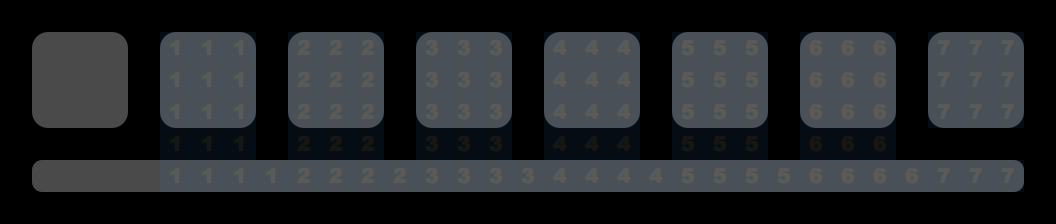

Tiled map render using the project's own tile images. Description and the map definition, with tile-layer contents summarised, below:
An orthogonal 33x7 tile map with 32x32 px tiles, 5 tile layers (grid, walls, blockrounded, cellrounded, ...) and 41 objects (32x falling, player, enemy, twostep, cloner, ...).

<map version="1.0" orientation="orthogonal" renderorder="right-down" width="33" height="7" tilewidth="32" tileheight="32" nextobjectid="123">
 <properties>
  <property name="_title" value="more levels..." />
  <property name="mode" value="standalone" />
  <property name="zone" value="7" />
 </properties>
 <tileset firstgid="1" name="cells" tilewidth="32" tileheight="32">
  <image source="../cells.png" trans="ff00ff" width="128" height="384" />
 </tileset>
 <layer name="grid" width="33" height="7">
  <data>[231 cells, 231 non-empty, 2 distinct tile ids]</data>
 </layer>
 <layer name="walls" width="33" height="7">
  <data>[231 cells, 0 non-empty, 0 distinct tile ids]</data>
 </layer>
 <layer name="blockrounded" width="33" height="7">
  <data>[231 cells, 0 non-empty, 0 distinct tile ids]</data>
 </layer>
 <layer name="cellrounded" width="33" height="7">
  <data>[231 cells, 34 non-empty, 6 distinct tile ids]</data>
 </layer>
 <layer name="zonemap" width="33" height="7" opacity="0.09">
  <data>[231 cells, 108 non-empty, 7 distinct tile ids]</data>
 </layer>
 <objectgroup name="players">
  <object id="71" type="player" x="46.3745" y="175.988" />
 </objectgroup>
 <objectgroup name="enemies">
  <object id="79" type="enemy" x="80.7955" y="79.4144" />
  <object id="80" type="twostep" x="209.24" y="79.4144" />
  <object id="81" type="cloner" x="336.993" y="82.1766" />
  <object id="82" type="monster" x="465.437" y="78.7238" />
  <object id="83" type="slider_updown" x="589.048" y="78.0333" />
  <object id="84" type="robot" x="720.254" y="80.105" />
  <object id="85" type="destroyer" x="848.698" y="80.105" />
 </objectgroup>
 <objectgroup name="items">
  <object id="118" type="goal" x="977.64" y="79.9739" />
 </objectgroup>
 <objectgroup name="powerups" />
 <objectgroup name="portals" />
 <objectgroup name="cells">
  <object id="87" type="falling" x="50.5957" y="48.9636" />
  <object id="88" type="falling" x="112.616" y="46.7874" />
  <object id="89" type="falling" x="48.4196" y="111.528" />
  <object id="90" type="falling" x="109.896" y="112.072" />
  <object id="91" type="falling" x="177.901" y="48.4196" />
  <object id="92" type="falling" x="238.29" y="48.4196" />
  <object id="93" type="falling" x="180.621" y="108.808" />
  <object id="94" type="falling" x="238.834" y="112.072" />
  <object id="95" type="falling" x="303.03" y="51.6838" />
  <object id="96" type="falling" x="365.595" y="50.0517" />
  <object id="97" type="falling" x="302.486" y="106.632" />
  <object id="98" type="falling" x="366.683" y="106.632" />
  <object id="99" type="falling" x="431.968" y="50.5957" />
  <object id="100" type="falling" x="492.356" y="50.0517" />
  <object id="101" type="falling" x="429.248" y="109.352" />
  <object id="102" type="falling" x="493.444" y="109.352" />
  <object id="103" type="falling" x="559.817" y="47.8755" />
  <object id="104" type="falling" x="620.75" y="47.8755" />
  <object id="105" type="falling" x="554.921" y="107.176" />
  <object id="106" type="falling" x="621.838" y="108.808" />
  <object id="107" type="falling" x="684.946" y="50.5957" />
  <object id="108" type="falling" x="754.039" y="48.4196" />
  <object id="109" type="falling" x="684.946" y="109.896" />
  <object id="110" type="falling" x="749.143" y="109.896" />
  <object id="111" type="falling" x="817.148" y="47.8755" />
  <object id="112" type="falling" x="873.728" y="47.8755" />
  <object id="115" type="falling" x="813.34" y="109.352" />
  <object id="116" type="falling" x="879.713" y="110.984" />
  <object id="119" type="falling" x="947.174" y="50.0517" />
  <object id="120" type="falling" x="1008.65" y="47.3315" />
  <object id="121" type="falling" x="944.998" y="109.352" />
  <object id="122" type="falling" x="1007.56" y="111.528" />
 </objectgroup>
</map>
